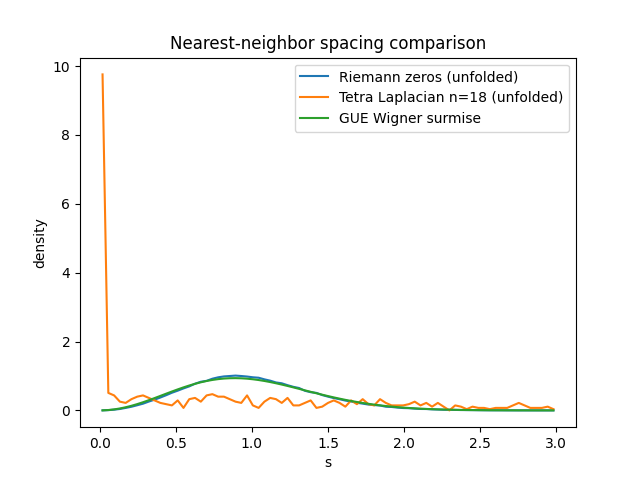

Python code for this plot:
import numpy as np
import scipy.sparse as sp
import scipy.sparse.linalg as spla
import matplotlib.pyplot as plt

# ---------- Riemann zeros ----------
zeros = np.load("zeros6.npy").astype(float)  # your file
# pick a slice to avoid startup transients
Z = zeros[:200000]

def N_riemann(T):
    # Riemann-von Mangoldt counting function (smooth approx)
    # N(T) ~ (T/2π) log(T/2π) - (T/2π) + 7/8
    T = np.asarray(T)
    return (T/(2*np.pi)) * (np.log(T/(2*np.pi)) - 1.0) + 7.0/8.0

tZ = N_riemann(Z)
sZ = np.diff(tZ)
sZ = sZ / np.mean(sZ)  # normalize mean spacing to 1

# ---------- Tetrahedron graph Laplacian ----------
def tetra_points(n):
    pts = []
    idx = {}
    for i in range(n+1):
        for j in range(n+1-i):
            for k in range(n+1-i-j):
                idx[(i,j,k)] = len(pts)
                pts.append((i,j,k))
    return pts, idx

def laplacian_tetra(n):
    pts, idx = tetra_points(n)
    N = len(pts)
    dirs = [(1,0,0),(-1,0,0),(0,1,0),(0,-1,0),(0,0,1),(0,0,-1)]
    rows, cols, data = [], [], []
    deg = np.zeros(N)

    for a,(i,j,k) in enumerate(pts):
        for di,dj,dk in dirs:
            p = (i+di, j+dj, k+dk)
            b = idx.get(p, None)
            if b is not None:
                rows.append(a); cols.append(b); data.append(-1.0)
                deg[a] += 1.0

    rows.extend(range(N)); cols.extend(range(N)); data.extend(deg.tolist())
    L = sp.csr_matrix((data,(rows,cols)), shape=(N,N))
    return L

def unfolded_spacings_from_eigs(eigs, poly_deg=5):
    eigs = np.sort(eigs)
    # drop the 0 eigenvalue
    eigs = eigs[eigs > 1e-9]
    k = np.arange(1, len(eigs)+1)
    # fit smooth counting function k ≈ P(λ)
    P = np.polyfit(eigs, k, deg=poly_deg)
    Ns = np.polyval(P, eigs)
    s = np.diff(Ns)
    s = s / np.mean(s)
    return s

# choose n so matrix is manageable; increase for more eigenvalues
n = 18
L = laplacian_tetra(n)

# compute smallest eigenvalues (excluding zero) using shift-invert near 0
k_eigs = 800
vals = spla.eigsh(L, k=k_eigs, sigma=1e-8, which="LM",
                 return_eigenvectors=False, tol=1e-7, maxiter=5000)
vals = np.sort(vals)

sL = unfolded_spacings_from_eigs(vals, poly_deg=5)

# ---------- Plot comparison ----------
def wigner_gue_pdf(s):
    return (32.0/np.pi**2) * s**2 * np.exp(-4.0*s**2/np.pi)

bins = np.linspace(0, 3, 80)
centers = 0.5*(bins[1:]+bins[:-1])

hZ, _ = np.histogram(sZ[(sZ>=0)&(sZ<=3)], bins=bins, density=True)
hL, _ = np.histogram(sL[(sL>=0)&(sL<=3)], bins=bins, density=True)
wg = wigner_gue_pdf(centers)

plt.figure()
plt.plot(centers, hZ, label="Riemann zeros (unfolded)")
plt.plot(centers, hL, label=f"Tetra Laplacian n={n} (unfolded)")
plt.plot(centers, wg, label="GUE Wigner surmise")
plt.xlabel("s")
plt.ylabel("density")
plt.legend()
plt.title("Nearest-neighbor spacing comparison")
plt.show()

# quick diagnostics
print("mean spacings:", np.mean(sZ), np.mean(sL))
print("var spacings :", np.var(sZ), np.var(sL))
